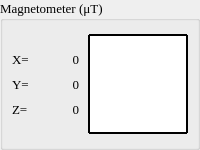
               <widget class="QGroupBox" name="LabelGPMag">
                <property name="sizePolicy">
                 <sizepolicy hsizetype="Preferred" vsizetype="Maximum">
                  <horstretch>0</horstretch>
                  <verstretch>0</verstretch>
                 </sizepolicy>
                </property>
                <property name="minimumSize">
                 <size>
                  <width>0</width>
                  <height>150</height>
                 </size>
                </property>
                <property name="font">
                 <font>
                  <family>Times New Roman</family>
                  <pointsize>10</pointsize>
                 </font>
                </property>
                <property name="title">
                 <string>Magnetometer (μT)</string>
                </property>
                <property name="flat">
                 <bool>true</bool>
                </property>
                <layout class="QHBoxLayout" name="horizontalLayout_6">
                 <property name="spacing">
                  <number>3</number>
                 </property>
                 <property name="leftMargin">
                  <number>9</number>
                 </property>
                 <property name="topMargin">
                  <number>9</number>
                 </property>
                 <property name="rightMargin">
                  <number>9</number>
                 </property>
                 <property name="bottomMargin">
                  <number>9</number>
                 </property>
                 <item>
                  <layout class="QFormLayout" name="formLayout_3">
                   <property name="labelAlignment">
                    <set>Qt::AlignLeading|Qt::AlignLeft|Qt::AlignVCenter</set>
                   </property>
                   <property name="formAlignment">
                    <set>Qt::AlignLeading|Qt::AlignLeft|Qt::AlignVCenter</set>
                   </property>
                   <property name="horizontalSpacing">
                    <number>0</number>
                   </property>
                   <property name="verticalSpacing">
                    <number>10</number>
                   </property>
                   <item row="0" column="0">
                    <widget class="QLabel" name="label_9">
                     <property name="sizePolicy">
                      <sizepolicy hsizetype="Maximum" vsizetype="Preferred">
                       <horstretch>0</horstretch>
                       <verstretch>0</verstretch>
                      </sizepolicy>
                     </property>
                     <property name="text">
                      <string>X=</string>
                     </property>
                    </widget>
                   </item>
                   <item row="1" column="0">
                    <widget class="QLabel" name="label_8">
                     <property name="text">
                      <string>Y=</string>
                     </property>
                    </widget>
                   </item>
                   <item row="2" column="0">
                    <widget class="QLabel" name="label_7">
                     <property name="text">
                      <string>Z=</string>
                     </property>
                    </widget>
                   </item>
                   <item row="0" column="1">
                    <widget class="QLabel" name="LabelMagX">
                     <property name="minimumSize">
                      <size>
                       <width>50</width>
                       <height>0</height>
                      </size>
                     </property>
                     <property name="maximumSize">
                      <size>
                       <width>50</width>
                       <height>16777215</height>
                      </size>
                     </property>
                     <property name="text">
                      <string>0</string>
                     </property>
                     <property name="alignment">
                      <set>Qt::AlignRight|Qt::AlignTrailing|Qt::AlignVCenter</set>
                     </property>
                    </widget>
                   </item>
                   <item row="1" column="1">
                    <widget class="QLabel" name="LabelMagY">
                     <property name="minimumSize">
                      <size>
                       <width>50</width>
                       <height>0</height>
                      </size>
                     </property>
                     <property name="maximumSize">
                      <size>
                       <width>50</width>
                       <height>16777215</height>
                      </size>
                     </property>
                     <property name="text">
                      <string>0</string>
                     </property>
                     <property name="alignment">
                      <set>Qt::AlignRight|Qt::AlignTrailing|Qt::AlignVCenter</set>
                     </property>
                    </widget>
                   </item>
                   <item row="2" column="1">
                    <widget class="QLabel" name="LabelMagZ">
                     <property name="minimumSize">
                      <size>
                       <width>50</width>
                       <height>0</height>
                      </size>
                     </property>
                     <property name="maximumSize">
                      <size>
                       <width>50</width>
                       <height>16777215</height>
                      </size>
                     </property>
                     <property name="text">
                      <string>0</string>
                     </property>
                     <property name="alignment">
                      <set>Qt::AlignRight|Qt::AlignTrailing|Qt::AlignVCenter</set>
                     </property>
                    </widget>
                   </item>
                  </layout>
                 </item>
                 <item>
                  <widget class="QPushButton" name="BTNChartMag">
                   <property name="sizePolicy">
                    <sizepolicy hsizetype="Fixed" vsizetype="Fixed">
                     <horstretch>0</horstretch>
                     <verstretch>0</verstretch>
                    </sizepolicy>
                   </property>
                   <property name="minimumSize">
                    <size>
                     <width>100</width>
                     <height>100</height>
                    </size>
                   </property>
                   <property name="styleSheet">
                    <string notr="true">QPushButton {
font-size:20px;
background-color: white; 
color: #1f1f1f; 
border-width: 2px;
border-style: solid;
border-color: black;
border-radius:1px;
}
QPushButton:hover:!pressed{
background-color: gray;
color: white;
}
QPushButton:pressed{
background-color: white;
color: black;
}
QPushButton:!enabled {
background-color:white;
color: black;
}</string>
                   </property>
                   <property name="text">
                    <string/>
                   </property>
                   <property name="icon">
                    <iconset resource="resources.qrc">
                     <normaloff>:/images/line-chart.png</normaloff>:/images/line-chart.png</iconset>
                   </property>
                   <property name="iconSize">
                    <size>
                     <width>80</width>
                     <height>80</height>
                    </size>
                   </property>
                  </widget>
                 </item>
                </layout>
               </widget>
